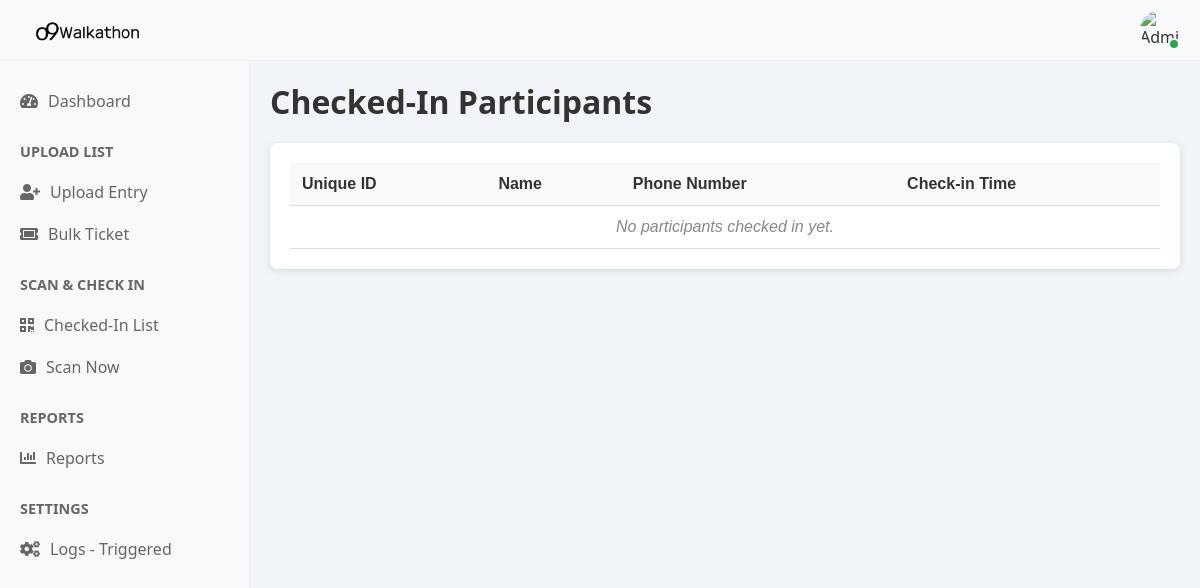
Page /checkin_list/ on the earlier database version.
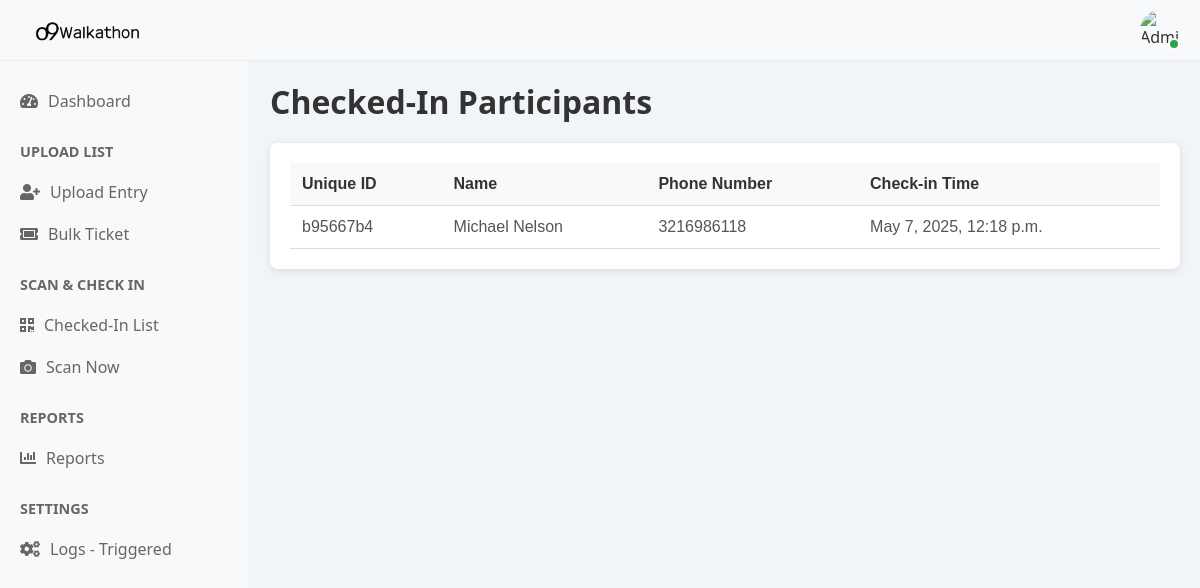
Same page on the later database version.
### walkathon_app/models.py (models this page shows, shortened)
class CheckIn(models.Model):
    participant = models.ForeignKey(Participant, on_delete=models.CASCADE)
    checkin_time = models.DateTimeField(default=timezone.now)

class Participant(models.Model):
    unique_id = models.CharField(max_length=20, unique=True, default=generate_unique_id, editable=False)
    name = models.CharField(max_length=255)
    email = models.EmailField()
    phone_number = models.CharField(max_length=20)
    walking_distance_km = models.DecimalField(max_digits=5, decimal_places=2)
    registered_at = models.DateTimeField(auto_now_add=True)
    gender = models.CharField(
        max_length=10,
        choices=[('Male', 'Male'), ('Female', 'Female'), ('Others', 'Others')],
        null=True, blank=True
    )
    working_professional = models.CharField(
        max_length=3,
        choices=[('Yes', 'Yes'), ('No', 'No')],
        null=True, blank=True
    )
    o9_employee = models.CharField(
        max_length=3,
        choices=[('Yes', 'Yes'), ('No', 'No')],
        null=True, blank=True
    )
    employee_code = models.CharField(max_length=100, null=True, blank=True)
    company_name = models.CharField(max_length=255, null=True, blank=True)

### walkathon_app/views.py (the view)
# urls.py: path('checkin_list/', views.checkin_list, name='checkin_list'),
def checkin_list(request):
    checkins = CheckIn.objects.select_related('participant').all()
    return render(request, 'checkin_list.html', {'checkins': checkins})

### templates/checkin_list.html (shortened to what this page needs)
{% extends "base.html" %}
{% block content %}
<h1 class="page-title">Checked-In Participants</h1>
<div class="table-container">
    <table class="table table-striped table-bordered">
        <thead>
            <tr>
                <th>Unique ID</th>
                <th>Name</th>
                <th>Phone Number</th>
                <th>Check-in Time</th>
            </tr>
        </thead>
        <tbody>
            {% for checkin in checkins %}
            <tr>
                <td>{{ checkin.participant.unique_id }}</td>
                <td>{{ checkin.participant.name }}</td>
                <td>{{ checkin.participant.phone_number }}</td>
                <td>{{ checkin.checkin_time }}</td>
            </tr>
            {% empty %}
            <tr>
                <td colspan="4" class="no-data">No participants checked in yet.</td>
            </tr>
            {% endfor %}
        </tbody>
    </table>
</div>
{% endblock %}

Differences in the rows shown:
added CheckIn: participant.unique_id "b95667b4", participant.name "Michael Nelson", participant.phone_number "3216986118", checkin_time "May 7, 2025, 12:18 p.m."
Other differences:
text no longer shown: "No participants checked in yet."
